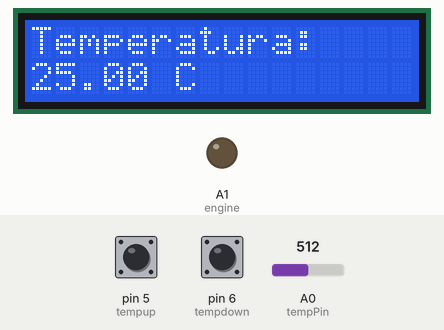
A sketch run on a simulated Arduino Uno, built with avr-gcc and run on an emulated ATmega328P. Shown: 16×2 character LCD, output pins drawn as LEDs (lit = HIGH). The test bench sets the inputs (shaded band); at power-on: pin 6 (tempdown) LOW, A0 (tempPin) = 512, pin 5 (tempup) LOW.

Above: at 6.2 s.
6.3 s: pin 6 (tempdown) pulled HIGH for 0.2 s
At 7.6 s:
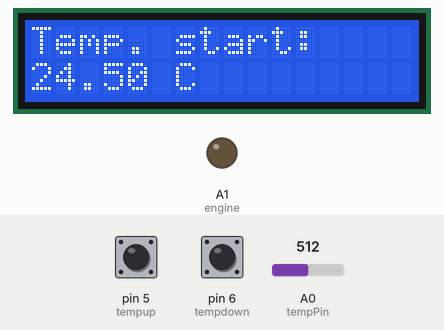
9.5 s: A0 (tempPin) set to 493
At 10.6 s:
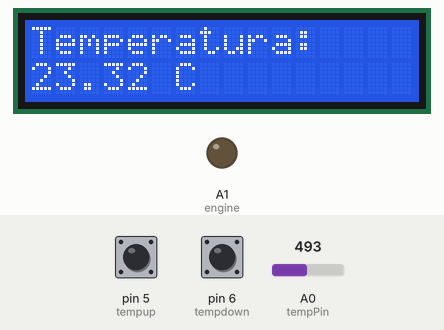
11.1 s: A0 (tempPin) set to 0
At 12.3 s:
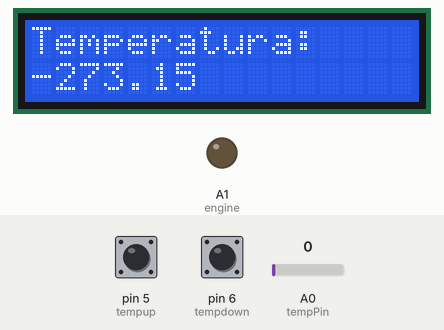
12.6 s: pin 5 (tempup) pulled HIGH for 3.2 s
At 16.5 s:
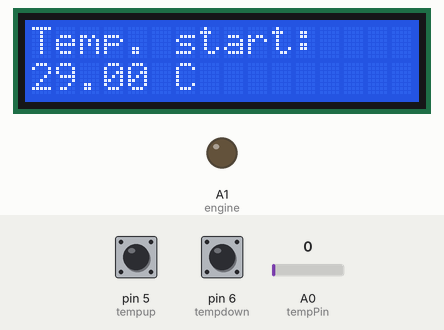
17.3 s: pin 5 (tempup) pulled HIGH for 1 s
At 19.2 s:
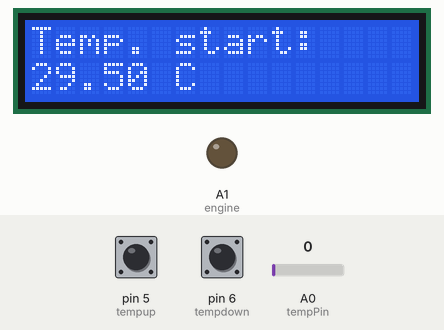
21.3 s: A0 (tempPin) set to 122
At 21.9 s:
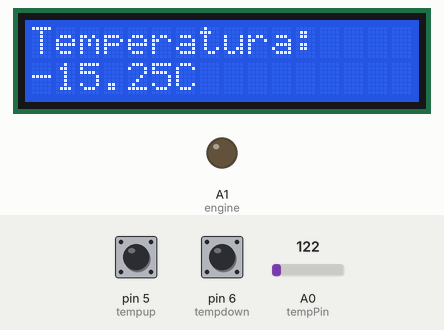
Timing chart, 0 to 23.9 s (numbered marks = the images above; inputs shaded):
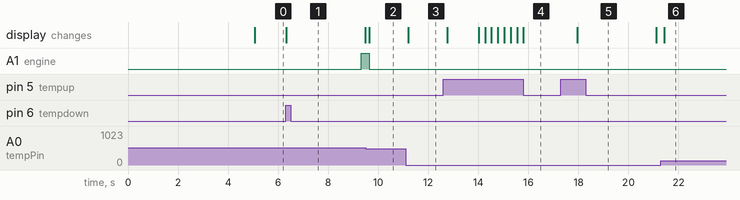

The sketch:

Senza_dht11.ino
```cpp
#include <LiquidCrystal.h>


int tempup = 5;
int tempdown = 6;
int tempPin = A0;
int engine = A1;
float soglia = 25;

//                BS  E  D4 D5  D6 D7
LiquidCrystal lcd(7, 8, 9, 10, 11, 12);

void setup() {
    lcd.begin(16, 2);
    lcd.setCursor(0, 0);
    lcd.print("   TERMOSTATO");
    lcd.setCursor(0, 1);
    lcd.print("  by EnryBarto");
    pinMode(engine, OUTPUT);

    delay(5000);
}


void loop() {
    int tempReading = analogRead(tempPin);
    double tempK = log(10000.0 * ((1024.0 / tempReading - 1)));
    tempK = 1 / (0.001129148 + (0.000234125 + (0.0000000876741 * tempK * tempK )) * tempK );       //  Temp Kelvin
    float tempC = tempK - 273.15;

    lcd.setCursor(0, 0);
    lcd.print("Temperatura:  ");
    lcd.setCursor(0, 1);
    lcd.print("      C         ");
    lcd.setCursor(0, 1);
    lcd.print(tempC);

    if (digitalRead(tempup)==HIGH) {
        soglia=soglia+0.5;
        lcd.setCursor(0, 0);
        lcd.print("Temp. start:    ");
        lcd.setCursor(0, 1);
        lcd.print("      C         ");
        lcd.setCursor(0, 1);
        lcd.print(soglia);

        delay(1000);

        while (digitalRead(tempup)==HIGH) {
            delay(250);
            soglia=soglia+0.5;
            lcd.setCursor(0, 0);
            lcd.print("Temp. start:    ");
            lcd.setCursor(0, 1);
            lcd.print("      C         ");
            lcd.setCursor(0, 1);
            lcd.print(soglia);
        }

        delay(2000);
    }

    if (digitalRead(tempdown)==HIGH) {
        soglia=soglia-0.5;
        lcd.setCursor(0, 0);
        lcd.print("Temp. start:    ");
        lcd.setCursor(0, 1);
        lcd.print("      C         ");
        lcd.setCursor(0, 1);
        lcd.print(soglia);

        delay(1000);

        while (digitalRead(tempdown)==HIGH) {
            delay(250);

            soglia=soglia-0.5;
            lcd.setCursor(0, 0);
            lcd.print("Temp. start:    ");
            lcd.setCursor(0, 1);
            lcd.print("      C         ");
            lcd.setCursor(0, 1);
            lcd.print(soglia);
        }

        delay(2000);
    }

    if (tempC>=soglia) {
        digitalWrite(engine, HIGH);
    } else {
        digitalWrite(engine, LOW);
    }

    delay(150);
}
```

Measured:
- the behaviour switches between 507 and 506 on A0 (tempPin) (found by bisection; images 1 and 2)
- after the input at 6.3 s, A1 (engine): LOW → HIGH after 3.0 s; the display: changes at once (image 1)
- after the input at 9.5 s, A1 (engine): HIGH → LOW after 0.13 s; the display: changes after 0.13 s (image 2)
- after the input at 11.1 s, the display: changes after 0.09 s (image 3)
- after the input at 12.6 s, the display: first changes after 0.16 s (image 4 shows a later state)
- after the input at 17.3 s, the display: changes after 0.66 s (image 5)
- after the input at 21.3 s, the display: changes after 0.13 s (image 6)
